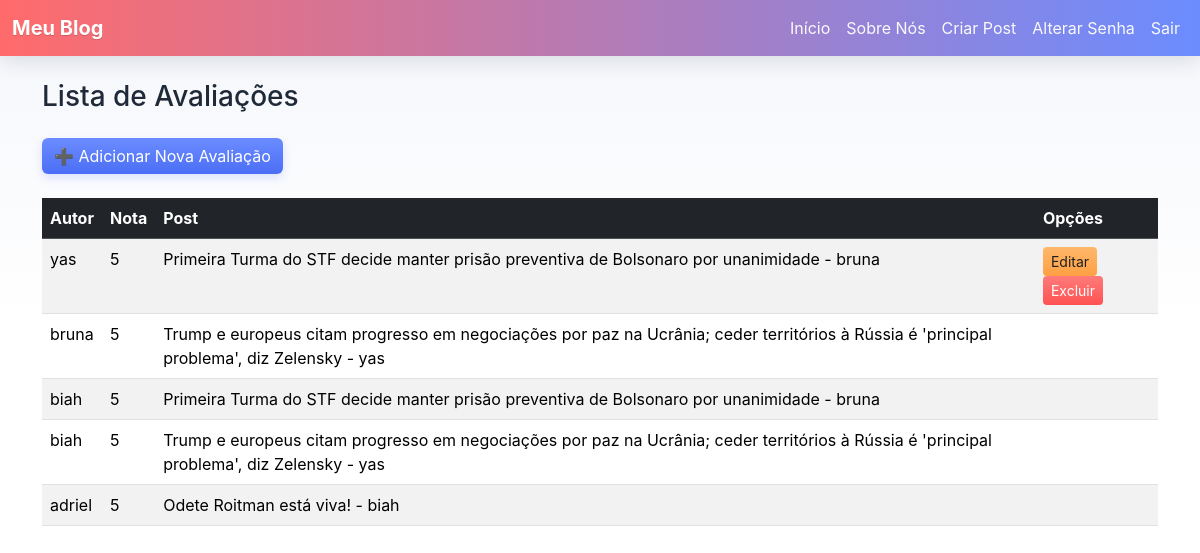
The page /avaliacoes/ (signed in) on the database its author committed.
### paginas/models.py (models this page shows, shortened)
class Avaliacao(models.Model):
    autor = models.ForeignKey(User, on_delete=models.PROTECT)
    nota = models.IntegerField()
    post = models.ForeignKey(Post, on_delete=models.PROTECT)

class Post(models.Model):
    titulo = models.CharField(max_length=255)
    data = models.DateTimeField(auto_now_add=True)
    texto = models.TextField()
    categoria = models.ForeignKey(Categoria, on_delete=models.PROTECT)
    autor = models.ForeignKey(User, on_delete=models.PROTECT)
    def __str__(self):
        return f"{self.titulo} - {self.autor.username}"

### paginas/views.py (the view)
# urls.py: path('avaliacoes/', AvaliacaoList.as_view(), name='avaliacao_list'),
class AvaliacaoList(LoginRequiredMixin, ListView):
    model = Avaliacao
    template_name = 'paginas/listas/avaliacao.html'

### paginas/templates/paginas/listas/avaliacao.html
{% extends "paginas/modelo.html" %}
{% block conteudo %}
    <h3 class="my-4">Lista de Avaliações</h3>
    <a href="{% url 'avaliacao_nova' %}" class="btn btn-primary mb-4">➕ Adicionar Nova Avaliação</a>
    <div class="table-responsive">
        <table class="table table-striped table-hover">
            <thead class="table-dark">
                <tr>
                    <th scope="col">Autor</th>
                    <th scope="col">Nota</th>
                    <th scope="col">Post</th>
                    <th scope="col">Opções</th>
                </tr>
            </thead>
            <tbody>
                {% for obj in object_list %}
                    <tr>
                        <td>{{ obj.autor }}</td>
                        <td>{{ obj.nota }}</td>
                        <td>{{ obj.post }}</td>
                        <td>
                            {% if user.is_authenticated %}
                                {% if user.is_superuser or user == obj.autor %}
                                    <a href="{% url 'avaliacao_editar' obj.pk %}" class="btn btn-sm btn-warning">Editar</a>
                                    <a href="{% url 'avaliacao_excluir' obj.pk %}" class="btn btn-sm btn-danger">Excluir</a>
                                {% endif %}
                            {% endif %}
                        </td>
                    </tr>
                {% empty %}
                    <tr>
                        <td colspan="4" class="text-center">Nenhuma avaliação encontrada.</td>
                    </tr>
                {% endfor %}
            </tbody>
        </table>
    </div>
{% endblock conteudo %}

### static/css/estilo.css (style rules this page uses)
:root { --brand-1: #ff6b6b; --brand-2: #6b8cff; --accent: #ffd166; --muted: #f4f6fb; --text-dark: #1f2937; }
html,body { height:100%; }
body { background: linear-gradient(180deg, var(--muted) 0%, #ffffff 40%); color:var(--text-dark); font-family: Inter, system-ui, -apple-system, 'Segoe UI', Roboto, 'Helvetica Neue', Arial; }
.btn-primary { background: linear-gradient(180deg, var(--brand-2) 0%, #4b6ef6 100%) !important; border: none !important; color: #fff; box-shadow: 0 4px 10px rgba(75,110,246,0.18); }
.btn-warning { background: linear-gradient(180deg, #ffb86b 0%, #ff9f43 100%) !important; color: #1f1f1f; border: none !important; }
.btn-danger { background: linear-gradient(180deg, #ff7b7b 0%, #ff5252 100%) !important; color: #fff; border: none !important; }

### rows shown on the page
Avaliacao: autor "yas", nota "5", post "Primeira Turma do STF decide manter prisão preventiva de Bolsonaro por unanimidade - bruna", shows "Editar"
Avaliacao: autor "bruna", nota "5", post "Trump e europeus citam progresso em negociações por paz na Ucrânia; ceder territórios à Rússia é 'principal problema', diz Zelensky - yas"
Avaliacao: autor "biah", nota "5", post "Primeira Turma do STF decide manter prisão preventiva de Bolsonaro por unanimidade - bruna"
Avaliacao: autor "biah", nota "5", post "Trump e europeus citam progresso em negociações por paz na Ucrânia; ceder territórios à Rússia é 'principal problema', diz Zelensky - yas"
Avaliacao: autor "adriel", nota "5", post "Odete Roitman está viva! - biah"
